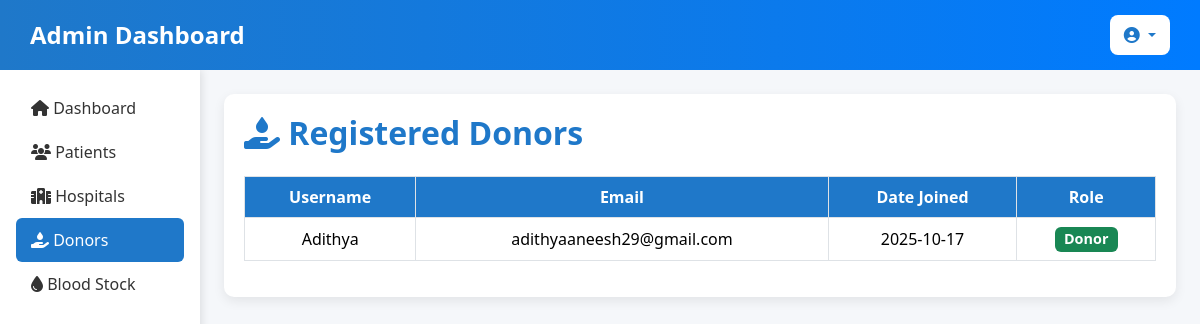
/donors/, run on an earlier commit of the app's database.
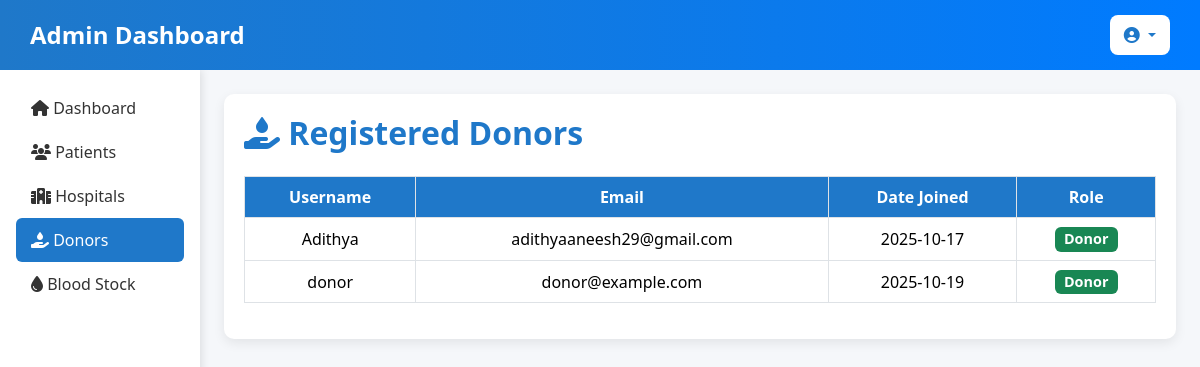
And on a later commit of the database.
### blood_bank_app/models.py (models this page shows, shortened)
class Credential(models.Model):
    ROLE_CHOICES = [
        ('Donor','Donor'),
        ('Patient','Patient'),
        ('Hospital','Hospital'),
        ('admin', 'Admin'),
    ]
    role = models.CharField(max_length=10,choices=ROLE_CHOICES,default='Donor')
    user = models.OneToOneField(User, on_delete=models.CASCADE, related_name='credential')

### blood_bank_app/views.py (the view)
# urls.py: path('donors/', views.admin_donors, name='admin_donors'),
def admin_donors(request):
    donors = Credential.objects.filter(role='Donor').select_related('user')
    return render(request, 'admin/admin_donors.html', {'donors': donors})

### blood_bank_app/templates/admin/admin_donors.html (shortened to what this page needs)
<!DOCTYPE html>
<html lang="en">
<head>
    <link rel="stylesheet" href="https://cdnjs.cloudflare.com/ajax/libs/font-awesome/6.4.2/css/all.min.css">
    <link href="https://cdn.jsdelivr.net/npm/bootstrap@5.3.3/dist/css/bootstrap.min.css" rel="stylesheet">
</head>
<body>
     <nav class="navbar d-flex justify-content-between align-items-center">
        <h1 class="text-white mb-0">Admin Dashboard</h1>
        <div class="dropdown">
            <button class="btn btn-light dropdown-toggle" type="button" id="adminDropdown" data-bs-toggle="dropdown" aria-expanded="false">
                <i class="fa-solid fa-user-circle"></i> {{ request.user.username }}
            </button>
        </div>
    </nav>
    <div class="container-fluid">
        <div class="row">
            <div class="col-md-2 p-3 sidebar">
                <nav class="nav flex-column">
                    <a class="nav-link" href="{% url 'dashboard' %}">
                        <i class="fa-solid fa-home"></i> Dashboard
                    </a>
                    <a class="nav-link" href="{% url 'admin_patients' %}">
                        <i class="fa-solid fa-users"></i> Patients
                    </a>
                    <a class="nav-link" href="{% url 'admin_hospitals' %}">
                        <i class="fa-solid fa-hospital"></i> Hospitals
                    </a>
                    <a class="nav-link active" href="{% url 'admin_donors' %}">
                        <i class="fa-solid fa-hand-holding-droplet"></i> Donors
                    </a>
                    <a class="nav-link" href="{% url 'blood_stock_list' %}">
                        <i class="fa-solid fa-droplet"></i> Blood Stock
                    </a>
                </nav>
            </div>
            <div class="col-md-10 p-4">
                <div class="card-dashboard">
                    <div class="d-flex justify-content-between align-items-center mb-4">
                        <h2 class="mb-0"><i class="fa-solid fa-hand-holding-droplet"></i> Registered Donors</h2>
                    </div>
                    <div class="table-responsive">
                        <table class="table table-bordered table-hover align-middle">
                            <thead>
                                <tr>
                                    <th>Username</th>
                                    <th>Email</th>
                                    <th>Date Joined</th>
                                    <th>Role</th>
                                </tr>
                            </thead>
                            <tbody>
                                {% for donor in donors %}
                                <tr>
                                    <td>{{ donor.user.username }}</td>
                                    <td>{{ donor.user.email }}</td>
                                    <td>{{ donor.user.date_joined|date:"Y-m-d" }}</td>
                                    <td><span class="badge bg-success">{{ donor.role }}</span></td>
                                </tr>
                                {% empty %}
                                <tr>
                                    <td colspan="4" class="text-center text-muted">No donor users found.</td>
                                </tr>
                                {% endfor %}
                            </tbody>
                        </table>
                    </div>
                </div>
            </div>
        </div>
    </div>
</body>
</html>

What changed in the data, as far as the page shows it:
added Credential: user.username "donor", user.email "donor@example.com", user.date_joined "2025-10-19", role "Donor"
